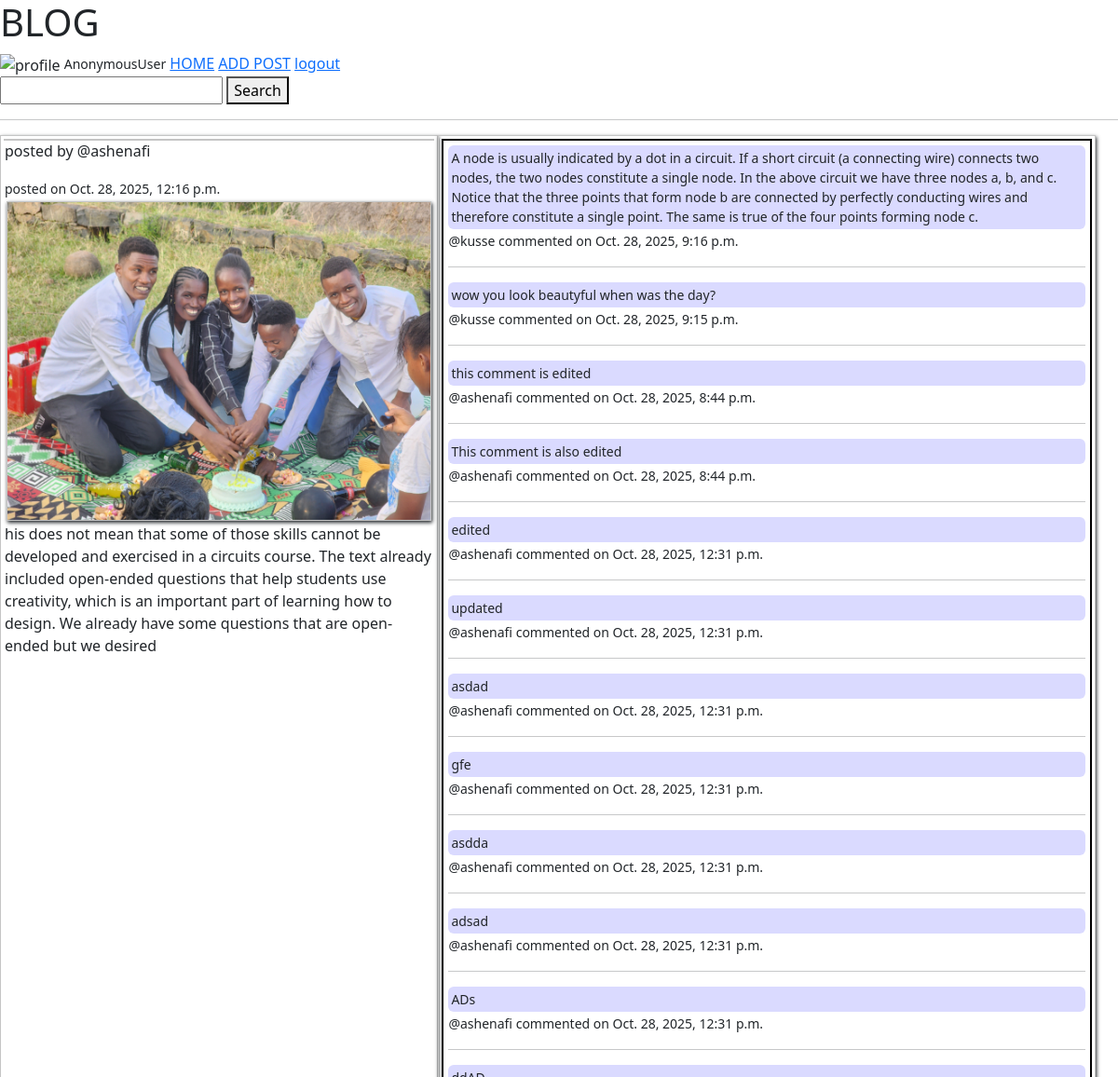
The page /view-post/2 on the database as committed earlier.
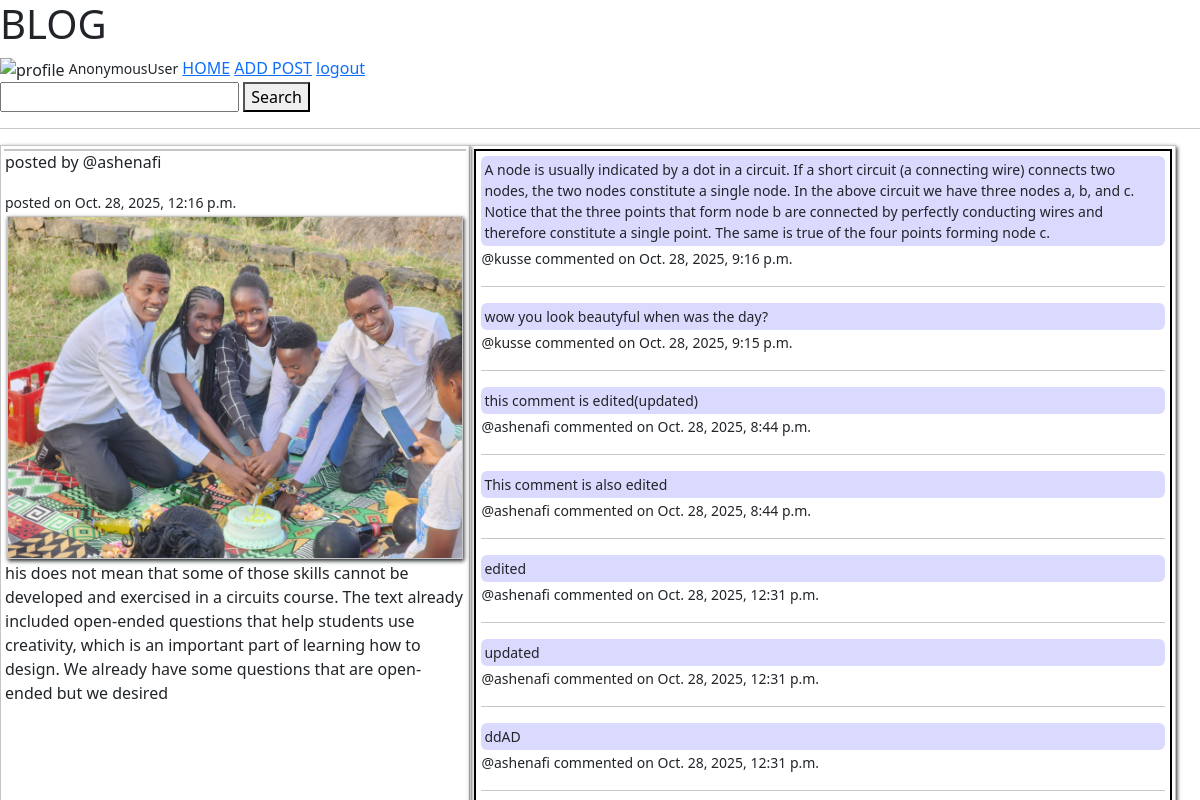
The same page on the database as committed later.
### blog/models.py (models this page shows, shortened)
class Post(models.Model):
    title = models.CharField(max_length=255)
    content = models.TextField()
    author = models.ForeignKey(User, on_delete=models.CASCADE)
    photo = models.ImageField(upload_to='photos/')
    publication_date = models.DateTimeField(auto_now_add=True)

class Comment(models.Model):
    post = models.ForeignKey(Post, on_delete=models.CASCADE)
    author = models.ForeignKey(User, on_delete=models.CASCADE)
    content = models.TextField()
    commented_at = models.DateTimeField(auto_now_add=True, null=True)

### blog/views.py (the view, shortened to what this page needs)
# urls.py: path("view-post/<int:pk>", views.view_post, name="viewpost"),
def view_post(request,pk):
    post = Post.objects.get(id=pk)
    comments = Comment.objects.filter(post=post).order_by('-commented_at')
    form = CommentForm()
    context = {
        'post':post,
        'form':form,
        'comments':comments,
    }
    return render(request, 'blog/post-view.html', context)

### blog/forms.py
class CommentForm(ModelForm):
    class Meta:
        model = Comment
        fields = ['content']

### blog/templates/blog/post-view.html (shortened to what this page needs)
{% extends 'blog/base.html' %}
{% load static %}
{% block content %}
<div class="main container-fluid row">
    <div class="post">
        <div class="post-content">
            <p>posted by @{{post.author}}</p>
            <small>posted on {{post.publication_date}}</small>
            <div class="photo">
                <img src="{{ post.photo.url }}" alt="post" class="postphoto">
            </div>
            <p>{{post.content}}</p>
        </div>
    </div>
    <div class="comment-section">
        <div class="comments">
            <div class="comment-content">
                {% for comment in comments %}
                    <small style="display: block; background-color: rgb(218, 218, 255); padding: 3px; border-radius: 6px;">{{comment.content}}</small>
                    <div>
                        <small>@{{comment.author}} commented on </small>
                        <small>{{comment.commented_at}}</small>
                    </div>
                    <hr>
                {% endfor %}
            </div>
        </div>
    </div>
</div>
{% endblock %}

### blog/templates/blog/base.html (shortened to what this page needs)
{% load static %}
<!DOCTYPE html>
<html lang="en">
<head>
    <link href="https://cdn.jsdelivr.net/npm/bootstrap@5.3.8/dist/css/bootstrap.min.css" rel="stylesheet">
    <link rel="stylesheet" href="{% static 'blog/style.css' %}">
</head>
<body>
    <nav>
        <h1>BLOG</h1>
        <img src="{{ request.user.photo.url }}" alt="profile">
        <small>{{request.user}}</small>
        <a href="{% url 'home' %}">HOME</a>
        <a href="{% url 'post' %}">ADD POST</a>
        <a href="{% url 'signout' %}">logout</a>
        <form action="" method="get">
            <input type="search" name="search">
            <button type="submit">Search</button>
        </form>
    </nav>
    <hr>
    {% block content %}
    {% endblock %}
</body>
</html>

### blog/static/blog/style.css (style rules this page uses)
.main { display: grid; grid-template-columns: 2fr 3fr; position: fixed; height: 100%; }
.postphoto { width: 100%; }
.photo { height: auto; margin: 2px; border: solid rgb(197, 197, 197) 1px; box-shadow: 1px 2px 4px; }
.post { overflow-y: scroll; border: solid rgb(197, 197, 197) 1px; padding: 3px; box-shadow: 1px 2px 4px; height: auto; }
.post-content { border: solid rgb(197, 197, 197) 1px; height:0vmax; }
.comment-section { height: auto; border: solid rgb(197, 197, 197) 1px; vertical-align: top; padding: 3px; box-shadow: 1px 2px 4px; }
.comments { overflow-y: scroll; padding: 5px; border: solid black 2px; height: 100%; }
.comment-content { height:0vmax; }

### blog/templates/blog/post-view.html (style rules this page uses)
.main { display: grid; grid-template-columns: 2fr 3fr; position: fixed; height: 100%; }
.postphoto { width: 100%; }
.photo { height: auto; margin: 2px; border: solid rgb(197, 197, 197) 1px; box-shadow: 1px 2px 4px; }
.post { overflow-y: scroll; border: solid rgb(197, 197, 197) 1px; padding: 3px; box-shadow: 1px 2px 4px; height: auto; }
.post-content { border: solid rgb(197, 197, 197) 1px; height:0vmax; }
.comment-section { height: auto; border: solid rgb(197, 197, 197) 1px; vertical-align: top; padding: 3px; box-shadow: 1px 2px 4px; }
.comments { overflow-y: scroll; padding: 5px; border: solid black 2px; height: 100%; }
.comment-content { height:0vmax; }

Rows that differ between the two databases and show on the page:
removed Comment: content "asdad", author "ashenafi", commented_at "Oct. 28, 2025, 12:31 p.m."
removed Comment: content "gfe", author "ashenafi", commented_at "Oct. 28, 2025, 12:31 p.m."
removed Comment: content "asdda", author "ashenafi", commented_at "Oct. 28, 2025, 12:31 p.m."
removed Comment: content "adsad", author "ashenafi", commented_at "Oct. 28, 2025, 12:31 p.m."
removed Comment: content "ADs", author "ashenafi", commented_at "Oct. 28, 2025, 12:31 p.m."
changed Comment: content "this comment is edited" → "this comment is edited(updated)"
now on this page (row unchanged): Comment: content "ddAD", author "ashenafi", commented_at "Oct. 28, 2025, 12:31 p.m."
